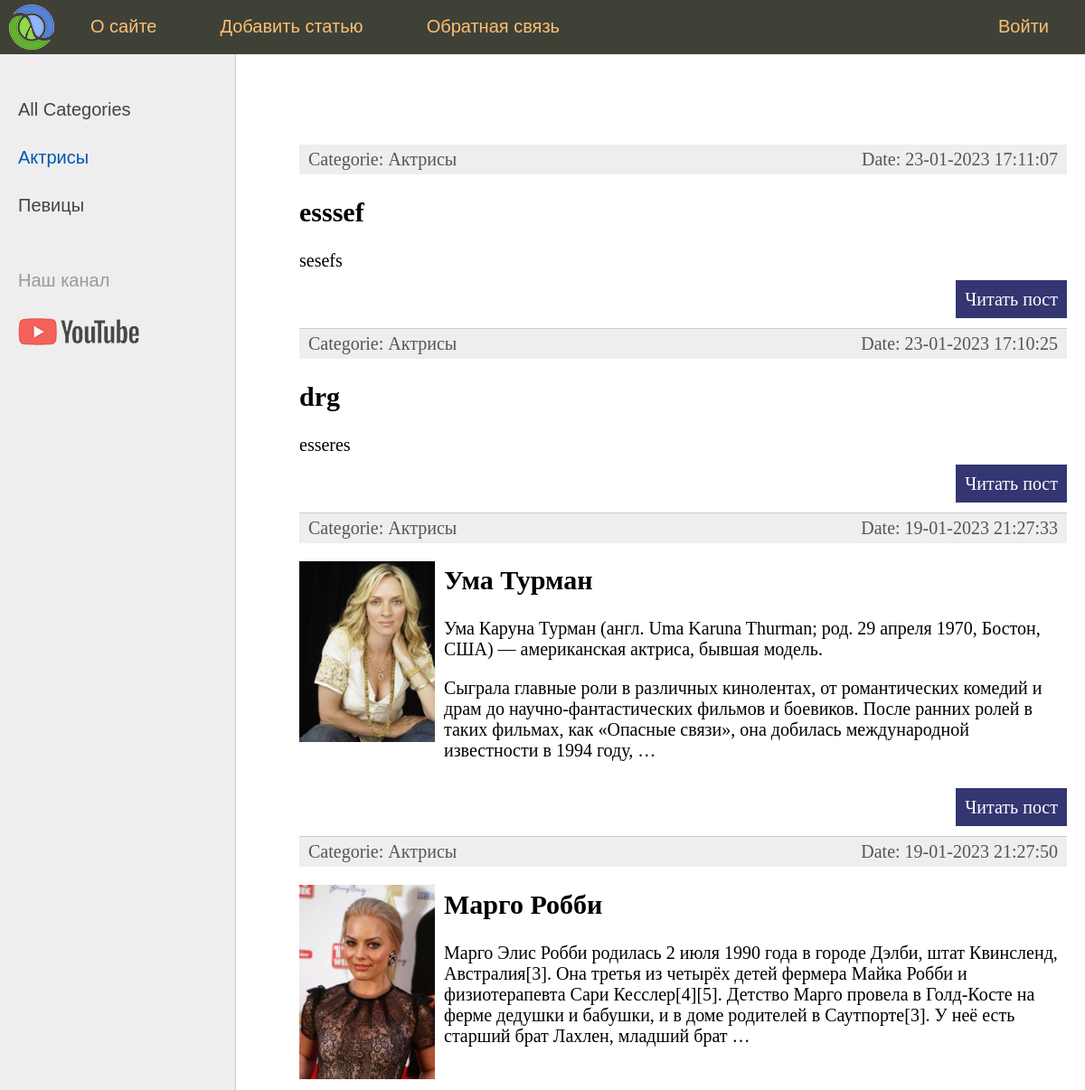
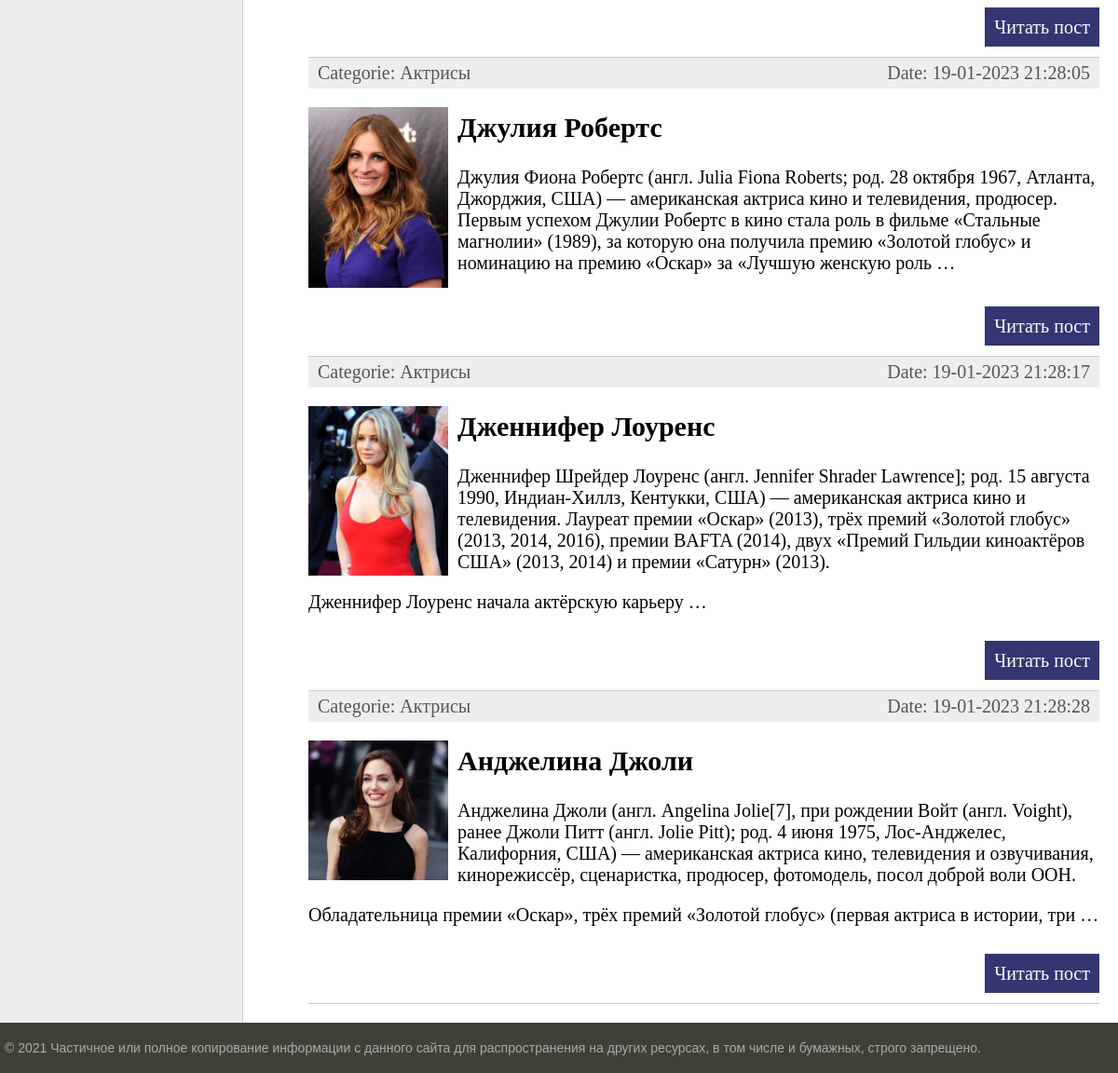
Page /category/1/ on the committed database (2 pictures, top to bottom).
### women/models.py (models this page shows, shortened)
class Category(models.Model):
    name = models.CharField(max_length=100, db_index=True, verbose_name='Category')
    slug = models.SlugField(max_length=255, unique=True, db_index=True, verbose_name='URL')
    def __str__(self):
        return self.name
    def get_absolute_url(self):
        return reverse('category', kwargs={'cat_id': self.pk}) # pk is internal attribute of Model. It's 'primary key'
    class Meta:
        verbose_name = 'Category'
        verbose_name_plural = 'Categories'
        ordering = ['id']

class Women(models.Model):
    title = models.CharField(max_length=255, verbose_name='Заголовок') # 'vervose_name' is alternative name for admin panel
    slug = models.SlugField(max_length=255, unique=True, db_index=True, verbose_name='URL')
    content = models.TextField(blank=True)
    photo = models.ImageField(upload_to='photos/%Y/%m/%d/')
    time_create = models.DateTimeField(auto_now_add=True)
    time_update = models.DateTimeField(auto_now=True)
    is_published = models.BooleanField(default=True)
    cat = models.ForeignKey('Category', on_delete=models.PROTECT)
    def get_absolute_url(self):
        return reverse('post', kwargs={'post_slug': self.slug}) # pk is internal attribute of Model. It's 'primary key'
    class Meta:
        verbose_name = 'Famous Women' # Add to end of name symbol 's'
        verbose_name_plural = 'Famous women' # So as not be symbol 's'
        ordering = ['-time_create', 'title'] # Sorting (and in the admin panel and on the site)

### women/views.py (the view)
# urls.py: path('category/<int:cat_id>/', show_category, name='category'),
def show_category(request, cat_id):
    posts = Women.objects.filter(cat_id=cat_id)
    if len(posts) == 0:
        raise Http404()
    context = {
        'posts': posts,
        'menu': menu,
        'title': 'View Categories',
        'cat_selected': cat_id,
    }
    return render(request, 'women/index.html', context=context)

### women/templatetags/women_tags.py (called while the page is built)
@register.inclusion_tag('women/list_categories.html')
def show_categories(sort=None, cat_selected=0):
    if not sort:
        cats = Category.object.all()
    else:
        cats = Category.objects.order_by(sort)
    return {'cats': cats, 'cat_selected': cat_selected}

### women/templates/women/index.html (shortened to what this page needs)
{% extends 'women/base.html' %}
{% block content %}
<ul class="list-articles">
	{% for p in posts %}
			<li><div class="article-panel">
	<p class="first">Categorie: {{p.cat}}</p>
	<p class="last">Date: {{p.time_update|date:"d-m-Y H:i:s"}}</p>
	</div>
	{% if p.photo %}
		<p><img class="img-article-left thumb" src="{{p.photo.url}}"></p>
	{% endif %}
				<h2>{{p.title}}</h2>
	{% autoescape off %}
	{{p.content|linebreaks|truncatewords:50}}
	{% endautoescape %}
			<p class="link-read-post"><a href="{{ p.get_absolute_url }}">Читать пост</a></p>
			</li>
	{% endfor %}
</ul>
{% endblock %}

### women/templates/women/list_categories.html
{% for c in cats %}
    {% if c.pk == cat_selected %}
        <li class="selected">{{c.name}}</a></li>
    {% else %}
        <li><a href="{{ c.get_absolute_url }}">{{c.name}}</a></li>
    {% endif %}
{% endfor %}

### women/static/women/css/styles.css (style rules this page uses)
html, body { font-family: 'Arial'; margin: 0; padding: 0; height: 100%; width: 100%; color: #444; }
a { color: #0059b2; text-decoration: none; }
img { max-width: 600px; height: auto; }
img.img-article-left { max-width: 300px; height: auto; float: left; padding: 0 10px 10px 0; }
img.img-article-left.thumb { max-width: 150px; height: auto; }
p.link-read-post { text-align: right; }
p.link-read-post a { padding: 10px; min-width: 100px; background: #333671; color: #fff; text-decoration: none; }
div.article-panel { background: #eee; padding: 5px 10px 5px 10px; box-sizing: border-box; overflow: hidden; color: #555; }
div.article-panel p.first { margin: 0; float: left; }
div.article-panel p.last { margin: 0; float: right; }
ul.list-articles { list-style: none; margin: 0; padding: 0; }
ul.list-articles li { border-bottom: 1px solid #ccc; }
.left-chapters ul li { margin: 30px 0 0 0; color: #999; }
.left-chapters ul li.selected { color: #0059b2; }
.left-chapters ul li a { color: #444; text-decoration: none; }

### rows in the picture
Category: name "Актрисы"
Category: name "Певицы"
Women: cat "Актрисы", time_update "23-01-2023 17:11:07", title "esssef", content "sesefs"
Women: cat "Актрисы", time_update "23-01-2023 17:10:25", title "drg", content "esseres"
Women: cat "Актрисы", time_update "19-01-2023 21:27:33", photo (picture), title "Ума Турман", content "Ума Каруна Турман (англ. Uma Karuna Thurman; род. 29 апреля 1970, Бостон, США) — американская актриса, бывшая модель. Сыграла главные роли в различных кинолентах, от романтических комедий и драм до научно-фантастических фильмов и боевиков. После ранних ролей в таких фильмах, как «Опасные связи», она добилась международной известности в 1994 году, …"
Women: cat "Актрисы", time_update "19-01-2023 21:27:50", photo (picture), title "Марго Робби", content "Марго Элис Робби родилась 2 июля 1990 года в городе Дэлби, штат Квинсленд, Австралия[3]. Она третья из четырёх детей фермера Майка Робби и физиотерапевта Сари Кесслер[4][5]. Детство Марго провела в Голд-Косте на ферме дедушки и бабушки, и в доме родителей в Саутпорте[3]. У неё есть старший брат Лахлен, младший брат …"
Women: cat "Актрисы", time_update "19-01-2023 21:28:05", photo (picture), title "Джулия Робертс", content "Джулия Фиона Робертс (англ. Julia Fiona Roberts; род. 28 октября 1967, Атланта, Джорджия, США) — американская актриса кино и телевидения, продюсер. Первым успехом Джулии Робертс в кино стала роль в фильме «Стальные магнолии» (1989), за которую она получила премию «Золотой глобус» и номинацию на премию «Оскар» за «Лучшую женскую роль …"
Women: cat "Актрисы", time_update "19-01-2023 21:28:17", photo (picture), title "Дженнифер Лоуренс", content "Дженнифер Шрейдер Лоуренс (англ. Jennifer Shrader Lawrence]; род. 15 августа 1990, Индиан-Хиллз, Кентукки, США) — американская актриса кино и телевидения. Лауреат премии «Оскар» (2013), трёх премий «Золотой глобус» (2013, 2014, 2016), премии BAFTA (2014), двух «Премий Гильдии киноактёров США» (2013, 2014) и премии «Сатурн» (2013). Дженнифер Лоуренс начала актёрскую карьеру …"
Women: cat "Актрисы", time_update "19-01-2023 21:28:28", photo (picture), title "Анджелина Джоли", content "Анджелина Джоли (англ. Angelina Jolie[7], при рождении Войт (англ. Voight), ранее Джоли Питт (англ. Jolie Pitt); род. 4 июня 1975, Лос-Анджелес, Калифорния, США) — американская актриса кино, телевидения и озвучивания, кинорежиссёр, сценаристка, продюсер, фотомодель, посол доброй воли ООН. Обладательница премии «Оскар», трёх премий «Золотой глобус» (первая актриса в истории, три …"

### other values in the picture
{{ m.title }} "О сайте" "Добавить статью" "Обратная связь"
{{ m.title }} "Войти"
